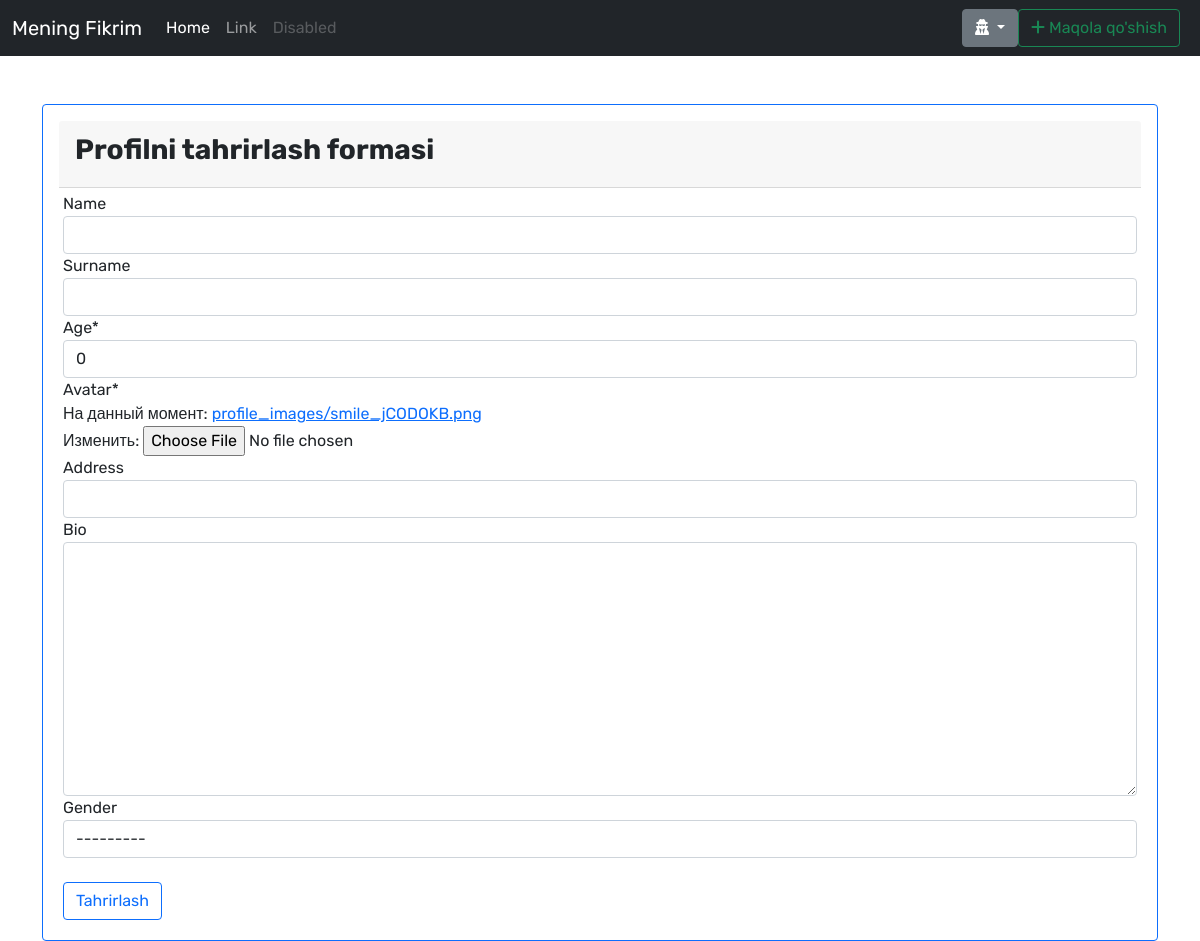
Before: /profile/edit/3/ with the older database file.
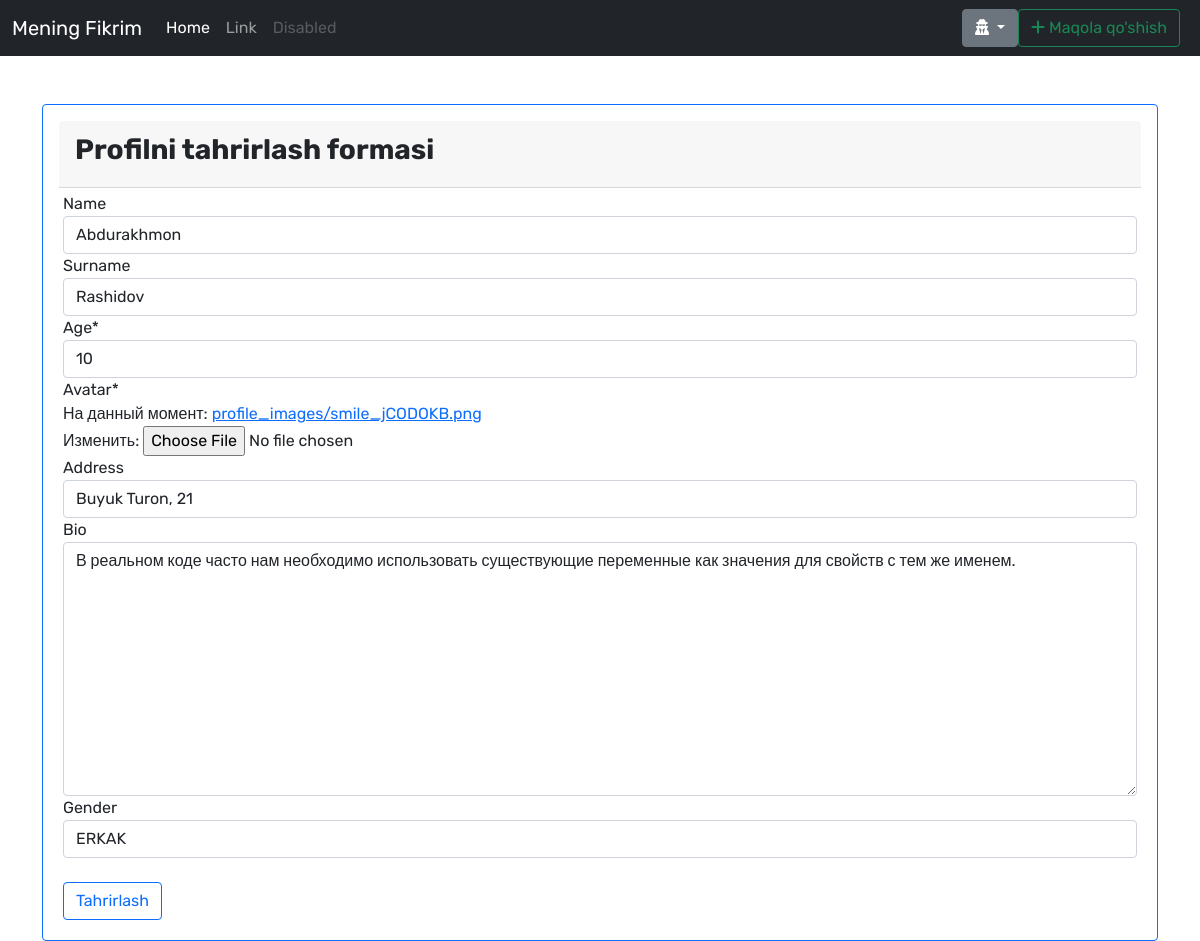
After: the same page with the newer database file.
### main/models.py (models this page shows, shortened)
class Profile(models.Model):
    GENDERS = (
        ("erkak", "ERKAK"),
        ("ayol", "AYOL"),
        ("nomalum", "ANIQMAS"),
    )
    user = models.OneToOneField(
        User, on_delete=models.CASCADE, related_name='profile')
    name = models.CharField(max_length=50, blank=True)
    surname = models.CharField(max_length=50, blank=True)
    avatar = models.ImageField(
        default='profile_images/smile.png', upload_to='profile_images/')
    gender = models.CharField(max_length=10, choices=GENDERS, blank=True)
    age = models.PositiveIntegerField(default=0)
    address = models.CharField(max_length=100, blank=True)
    bio = models.TextField(blank=True)

### main/views.py (the view)
# urls.py: path("profile/edit/<pk>/", views.ProfileEditView.as_view(), name='profile_edit'),
class ProfileEditView(UpdateView):
    template_name = 'account/profile_edit.html'
    model = Profile
    fields = ["name", "surname", "age", "avatar", "address", "bio", "gender"]
    success_url = reverse_lazy("main:profile")

### templates/account/profile_edit.html
{% extends "wrapper.html" %} {% load i18n %} {% load crispy_forms_tags %} {% block content %}
<div class="container">
    <div class="row mt-5">
        <div class="login d-flex flex-column justify-content-center">
            <div class="card p-3 rounded border border-1 border-primary">
                <div class="card-header">
                    <div class="card-title fs-3 fw-bold">
                        Profilni tahrirlash formasi
                    </div>
                </div>
                <form action="" method="post" class="p-1" enctype="multipart/form-data">
                    {% csrf_token %} {{form|crispy}}
                    <br>
                    <button class="btn btn-outline-primary " type="submit ">Tahrirlash</button>
                </form>
            </div>
        </div>
    </div>
</div>
{% endblock %}

Changed rows visible on the page:
changed Profile: name (not shown) → "Abdurakhmon"; surname (not shown) → "Rashidov"; age "0" → "10"; address (not shown) → "Buyuk Turon, 21"; bio (not shown) → "В реальном коде часто нам необходимо использовать существующие переменные как значения для свойств с тем же именем."; gender "---------" → "ERKAK"
